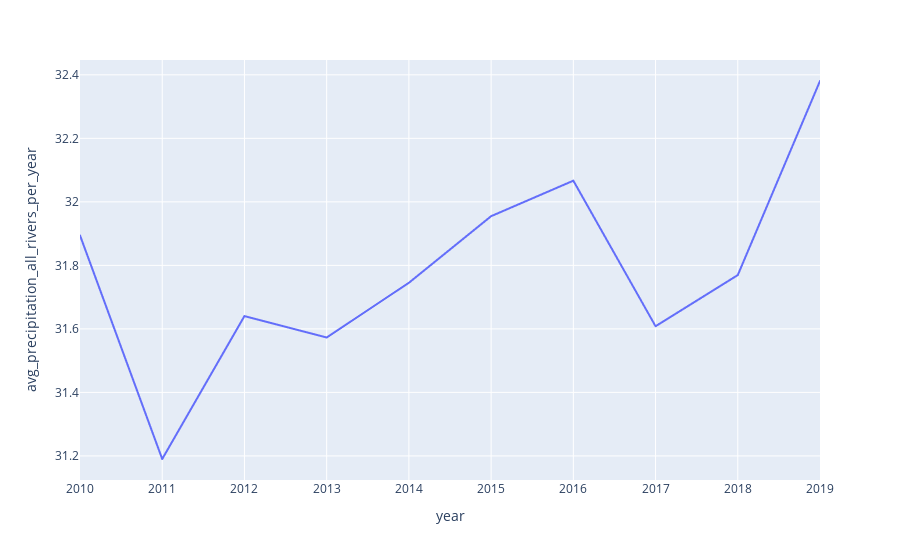

Source (notebook cell):
### Code cell
# using plotly
fig = px.line(ts_df_2010, x="year", y="avg_precipitation_all_rivers_per_year")   
fig.show()

### Figure 1 — Plotly figure (JSON) as saved in the notebook; plotly's stock layout.template omitted (floating-point values rounded to 4 significant figures; data arrays with more than 128 entries replaced by an {"elided": "..."} marker saying what was removed)
{"data": [{"hovertemplate": "year=%{x}<br>avg_precipitation_all_rivers_per_year=%{y}<extra></extra>", "legendgroup": "", "line": {"color": "#636efa", "dash": "solid"}, "marker": {"symbol": "circle"}, "mode": "lines", "name": "", "showlegend": false, "type": "scattergl", "x": {"elided": "1200 int values"}, "xaxis": "x", "y": {"elided": "1200 float values"}, "yaxis": "y"}], "layout": {"legend": {"tracegroupgap": 0}, "margin": {"t": 60}, "xaxis": {"anchor": "y", "domain": [0, 1], "title": {"text": "year"}}, "yaxis": {"anchor": "x", "domain": [0, 1], "title": {"text": "avg_precipitation_all_rivers_per_year"}}}}
